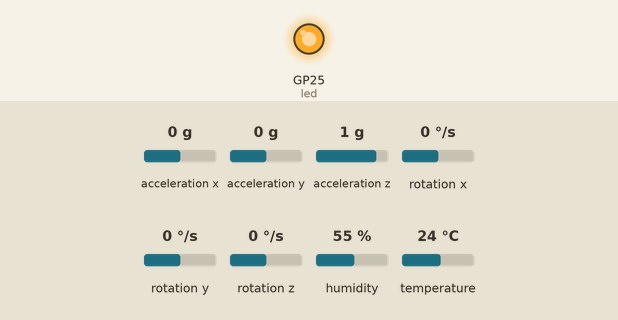
Bench run of a program on a simulated Raspberry Pi Pico running MicroPython. Shown: output pins drawn as LEDs (lit = HIGH). Inputs (shaded band) come from the test bench; at power-on: acceleration x 0 g, acceleration y 0 g, acceleration z 1 g, rotation x 0 °/s, rotation y 0 °/s, rotation z 0 °/s, humidity 55 %, temperature 24 °C. WiFi joins after 1.5 s; no MQTT or app messages arrive unless stated; library files of the repository ran but are not shown: mpu6050.py; what the program prints to the serial console is not drawn.

Above: at 2.23 s.
At 4.7 s:
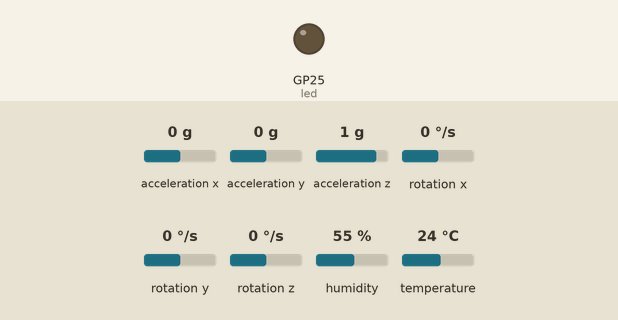
Timing chart, 0 to 8.8 s (numbered marks = the images above):
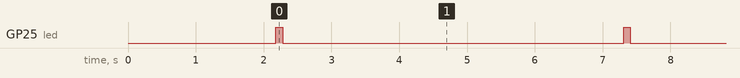

Measured:
- by itself, GP25 (led): alternates HIGH for 0.10 s and LOW for 5.0 s

The program:

main.py
```python
# main.py — runs directly on the Pico W
# Reads DHT11 + MPU6050, publishes JSON via MQTT over WiFi
# Flash to Pico W via CLI: mpremote connect /dev/ttyACM0 fs cp pico/main.py :main.py

import network
import time
import json
import math
import machine
import dht
from umqtt.simple import MQTTClient
from mpu6050 import MPU6050  # see lib/mpu6050.py

# Onboard LED — blinks green on each successful publish
led = machine.Pin("LED", machine.Pin.OUT)

# ─────────────────────────────────────────
# CONFIGURATION — edit these values
# ─────────────────────────────────────────
WIFI_SSID     = "YOUR_WIFI_SSID"
WIFI_PASSWORD = "YOUR_WIFI_PASSWORD"
MQTT_BROKER   = "192.168.1.XXX"   # your Linux machine's local IP
MQTT_PORT     = 1883
MQTT_TOPIC    = b"sensors/pico1"
DEVICE_ID     = "pico_w_01"
READ_INTERVAL = 5  # seconds between readings

# ─────────────────────────────────────────
# PIN SETUP
# ─────────────────────────────────────────
# DHT11: data pin → GPIO 15
# MPU6050: SDA → GPIO 4, SCL → GPIO 5 (I2C bus 0)

dht_sensor = dht.DHT11(machine.Pin(15))
i2c        = machine.I2C(0, sda=machine.Pin(4), scl=machine.Pin(5), freq=400000)
mpu        = MPU6050(i2c)

# ─────────────────────────────────────────
# WIFI CONNECTION
# ─────────────────────────────────────────
def connect_wifi():
    wlan = network.WLAN(network.STA_IF)
    wlan.active(True)
    wlan.connect(WIFI_SSID, WIFI_PASSWORD)
    print("Connecting to WiFi", end="")
    timeout = 20
    while not wlan.isconnected() and timeout > 0:
        print(".", end="")
        time.sleep(1)
        timeout -= 1
    if wlan.isconnected():
        print(f"\nConnected. IP: {wlan.ifconfig()[0]}")
        return True
    else:
        print("\nWiFi connection failed.")
        return False

# ─────────────────────────────────────────
# MQTT CONNECTION
# ─────────────────────────────────────────
def connect_mqtt():
    client = MQTTClient(
        client_id=DEVICE_ID,
        server=MQTT_BROKER,
        port=MQTT_PORT,
        keepalive=60
    )
    client.connect()
    print(f"Connected to MQTT broker at {MQTT_BROKER}")
    return client

# ─────────────────────────────────────────
# SENSOR READING
# ─────────────────────────────────────────
def read_sensors():
    # DHT11
    try:
        dht_sensor.measure()
        temp_c    = dht_sensor.temperature()
        temp_f    = round((temp_c * 9 / 5) + 32, 2)
        humidity  = dht_sensor.humidity()
    except Exception as e:
        print(f"DHT11 error: {e}")
        temp_f, temp_c, humidity = None, None, None

    # MPU6050
    try:
        accel = mpu.accel
        gyro  = mpu.gyro
        accel_x = round(accel.x, 4)
        accel_y = round(accel.y, 4)
        accel_z = round(accel.z, 4)
        gyro_x  = round(gyro.x, 4)
        gyro_y  = round(gyro.y, 4)
        gyro_z  = round(gyro.z, 4)
        vibration = round(math.sqrt(accel_x**2 + accel_y**2 + accel_z**2), 4)
    except Exception as e:
        print(f"MPU6050 error: {e}")
        accel_x = accel_y = accel_z = None
        gyro_x  = gyro_y  = gyro_z  = None
        vibration = None

    return {
        "device_id":   DEVICE_ID,
        "temp_f":      temp_f,
        "temp_c":      temp_c,
        "humidity":    humidity,
        "accel_x":     accel_x,
        "accel_y":     accel_y,
        "accel_z":     accel_z,
        "gyro_x":      gyro_x,
        "gyro_y":      gyro_y,
        "gyro_z":      gyro_z,
        "vibration":   vibration,
    }

# ─────────────────────────────────────────
# MAIN LOOP
# ─────────────────────────────────────────
def main():
    if not connect_wifi():
        return

    client = connect_mqtt()
    print("Starting sensor loop...")

    while True:
        try:
            payload = read_sensors()
            msg     = json.dumps(payload)
            client.publish(MQTT_TOPIC, msg.encode())
            print(f"Published: {msg}")
            # blink LED to confirm successful publish
            led.on()
            time.sleep(0.1)
            led.off()
        except OSError as e:
            # MQTT dropped — attempt reconnect
            print(f"MQTT error: {e}. Reconnecting...")
            try:
                client = connect_mqtt()
            except Exception:
                time.sleep(5)

        time.sleep(READ_INTERVAL)

main()
```
